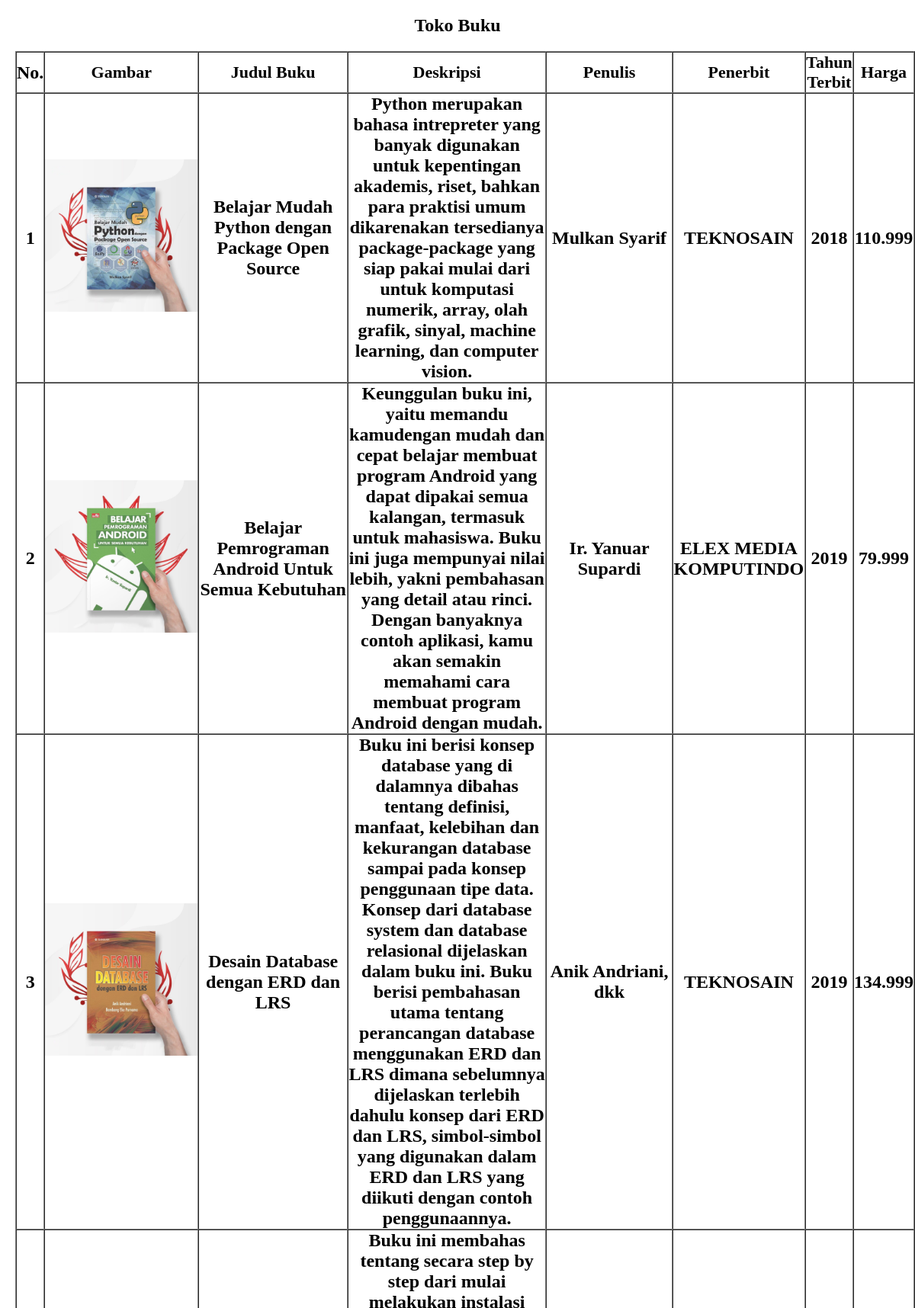
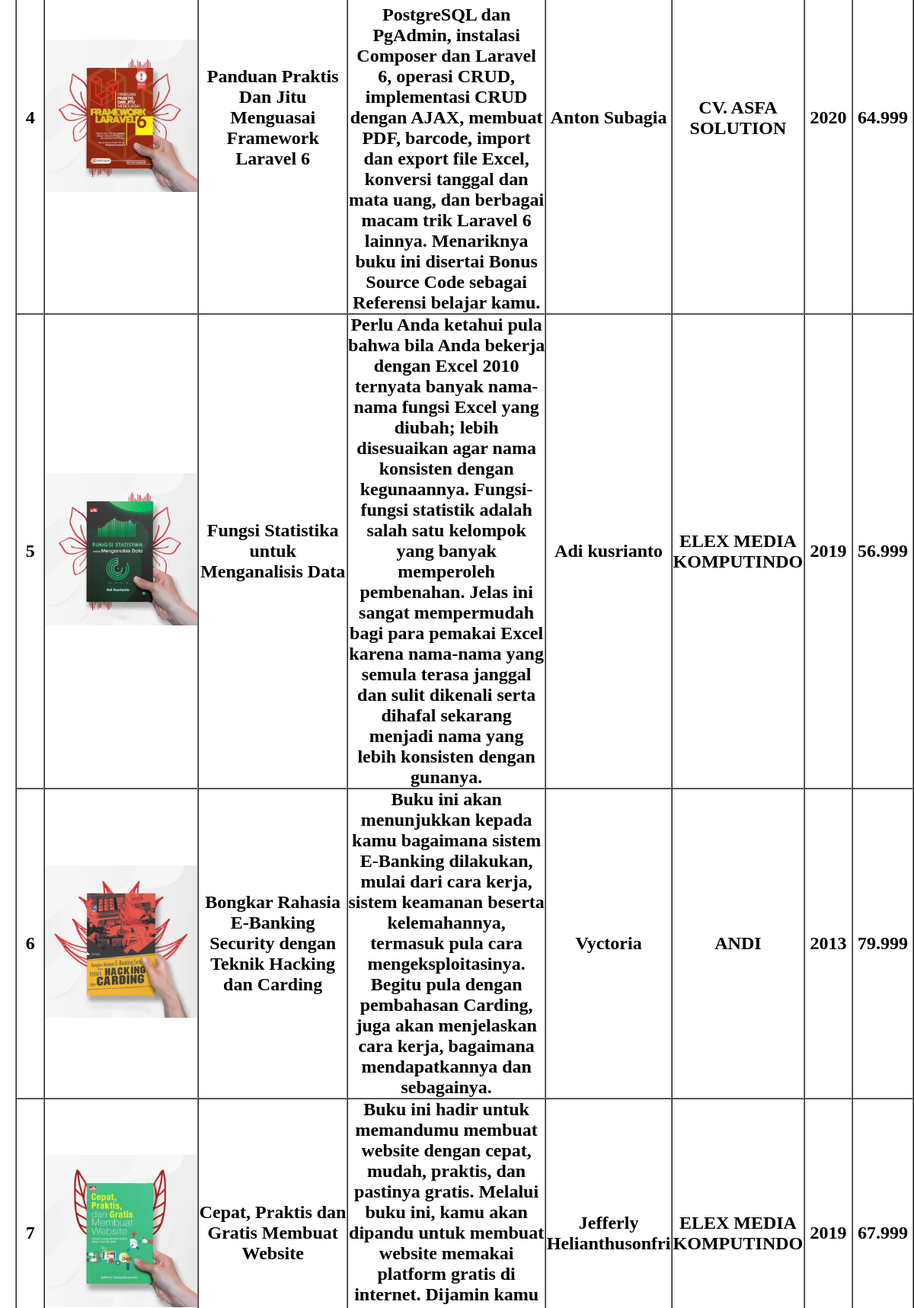
The app's page /latihan4b/index.php (upper part) with its own data (2 pictures, top to bottom).
### tables this page shows
CREATE TABLE `daftar_buku` (
  `id` int(10) NOT NULL,
  `gambar` varchar(150) NOT NULL,
  `judul_buku` varchar(150) NOT NULL,
  `deskripsi` varchar(500) NOT NULL,
  `penulis` varchar(150) NOT NULL,
  `tahun_terbit` int(4) NOT NULL,
  `penerbit` varchar(150) NOT NULL,
  `stok` int(4) DEFAULT NULL,
  `harga` varchar(8) DEFAULT NULL
);

### latihan4b/php/functions.php (called while the page is built)
<?php
    function koneksi_db() {
        $conn = mysqli_connect ("localhost", "root", "");
        mysqli_select_db ($conn, "pw_tubes_203040093");
        return $conn;
    }
    function query($sql) {
        $conn = koneksi_db();
        $result = mysqli_query($conn, "$sql");
        $rows = [];
        while ($row = mysqli_fetch_assoc($result)) {
            $rows[] = $row;
        }
        return $rows;
    }
?>

### latihan4b/index.php (the view, shortened to what this page needs)
<?php
    require 'php/functions.php';
    $toko_buku = query("SELECT * FROM daftar_buku");
?>
<!DOCTYPE html>
<html lang="en">
<head>
    <link rel="stylesheet" href="./css/style.css">
</head>
<body>
<div class="buku">
  <h2>Toko Buku<h2>
  <table cellpadding="10" cellspacing="0" border="1">
    <tr>
    <th>No.</th>
      <th class="table-head">Gambar</th>
      <th class="table-head">Judul Buku</th>
      <th class="table-head">Deskripsi</th>
      <th class="table-head">Penulis</th>
      <th class="table-head">Penerbit</th>
      <th class="table-head">Tahun Terbit</th>
      <th class="table-head">Harga</th>
    </tr>
    <?php $i = 1; ?>
    <?php foreach($toko_buku as $buku) : ?>
    <tr>
      <td><?= $i; ?></td>
      <td><img src="./assets/img/<?= $buku["gambar"]; ?>"></td>
      <td><?= $buku["judul_buku"]; ?></td>
      <td><?= $buku["deskripsi"]; ?></td>
      <td><?= $buku["penulis"]; ?></td>
      <td><?= $buku["penerbit"]; ?></td>
      <td><?= $buku["tahun_terbit"]; ?></td>
      <td><?= $buku["harga"]; ?></td>
    </tr>
    <?php $i++; ?>
    <?php endforeach; ?>
  </table>
</body>
</html>

### latihan4b/css/style.css (style rules this page uses)
* { margin: 0; padding: 0; text-align: center; }
h2 { margin: 20px 0; }
table { margin-left: 20px; padding: 0; }
table .table-head { font-size: 22px; }
img { width: 200px; }

### records on screen
daftar_buku: gambar (picture), judul_buku "Belajar Mudah Python dengan Package Open Source", deskripsi "Python merupakan bahasa intrepreter yang banyak digunakan untuk kepentingan akademis, riset, bahkan para praktisi umum dikarenakan tersedianya package-package yang siap pakai mulai dari untuk komputasi numerik, array, olah grafik, sinyal, machine learning, dan computer vision.", penulis "Mulkan Syarif", penerbit "TEKNOSAIN", tahun_terbit "2018", harga "110.999"
daftar_buku: gambar (picture), judul_buku "Belajar Pemrograman Android Untuk Semua Kebutuhan", deskripsi "Keunggulan buku ini, yaitu memandu kamudengan mudah dan cepat belajar membuat program Android yang dapat dipakai semua kalangan, termasuk untuk mahasiswa. Buku ini juga mempunyai nilai lebih, yakni pembahasan yang detail atau rinci. Dengan banyaknya contoh aplikasi, kamu akan semakin memahami cara membuat program Android dengan mudah.⁣", penulis "Ir. Yanuar Supardi", penerbit "ELEX MEDIA KOMPUTINDO", tahun_terbit "2019", harga "79.999"
daftar_buku: gambar (picture), judul_buku "Desain Database dengan ERD dan LRS", deskripsi "Buku ini berisi konsep database yang di dalamnya dibahas tentang definisi, manfaat, kelebihan dan kekurangan database sampai pada konsep penggunaan tipe data. Konsep dari database system dan database relasional dijelaskan dalam buku ini. Buku berisi pembahasan utama tentang perancangan database menggunakan ERD dan LRS dimana sebelumnya dijelaskan terlebih dahulu konsep dari ERD dan LRS, simbol-simbol yang digunakan dalam ERD dan LRS yang diikuti dengan contoh penggunaannya.", penulis "Anik Andriani, dkk", penerbit "TEKNOSAIN", tahun_terbit "2019", harga "134.999"
daftar_buku: gambar (picture), judul_buku "Panduan Praktis Dan Jitu Menguasai Framework Laravel 6", deskripsi "Buku ini membahas tentang secara step by step dari mulai melakukan instalasi PostgreSQL dan PgAdmin, instalasi Composer dan Laravel 6, operasi CRUD, implementasi CRUD dengan AJAX, membuat PDF, barcode, import dan export file Excel, konversi tanggal dan mata uang, dan berbagai macam trik Laravel 6 lainnya. Menariknya buku ini disertai Bonus Source Code sebagai Referensi belajar kamu.⁣", penulis "Anton Subagia", penerbit "CV. ASFA SOLUTION", tahun_terbit "2020", harga "64.999"
daftar_buku: gambar (picture), judul_buku "Fungsi Statistika untuk Menganalisis Data", deskripsi "Perlu Anda ketahui pula bahwa bila Anda bekerja dengan Excel 2010 ternyata banyak nama-nama fungsi Excel yang diubah; lebih disesuaikan agar nama konsisten dengan kegunaannya. Fungsi-fungsi statistik adalah salah satu kelompok yang banyak memperoleh pembenahan. Jelas ini sangat mempermudah bagi para pemakai Excel karena nama-nama yang semula terasa janggal dan sulit dikenali serta dihafal sekarang menjadi nama yang lebih konsisten dengan gunanya.", penulis "Adi kusrianto", penerbit "ELEX MEDIA KOMPUTINDO", tahun_terbit "2019", harga "56.999"
daftar_buku: gambar (picture), judul_buku "Bongkar Rahasia E-Banking Security dengan Teknik Hacking dan Carding", deskripsi "Buku ini akan menunjukkan kepada kamu bagaimana sistem E-Banking dilakukan, mulai dari cara kerja, sistem keamanan beserta kelemahannya, termasuk pula cara mengeksploitasinya. Begitu pula dengan pembahasan Carding, juga akan menjelaskan cara kerja, bagaimana mendapatkannya dan sebagainya.⁣", penulis "Vyctoria", penerbit "ANDI", tahun_terbit "2013", harga "79.999"
daftar_buku: gambar (picture), judul_buku "Cepat, Praktis dan Gratis Membuat Website", penulis "Jefferly Helianthusonfri", penerbit "ELEX MEDIA KOMPUTINDO", tahun_terbit "2019", harga "67.999"
